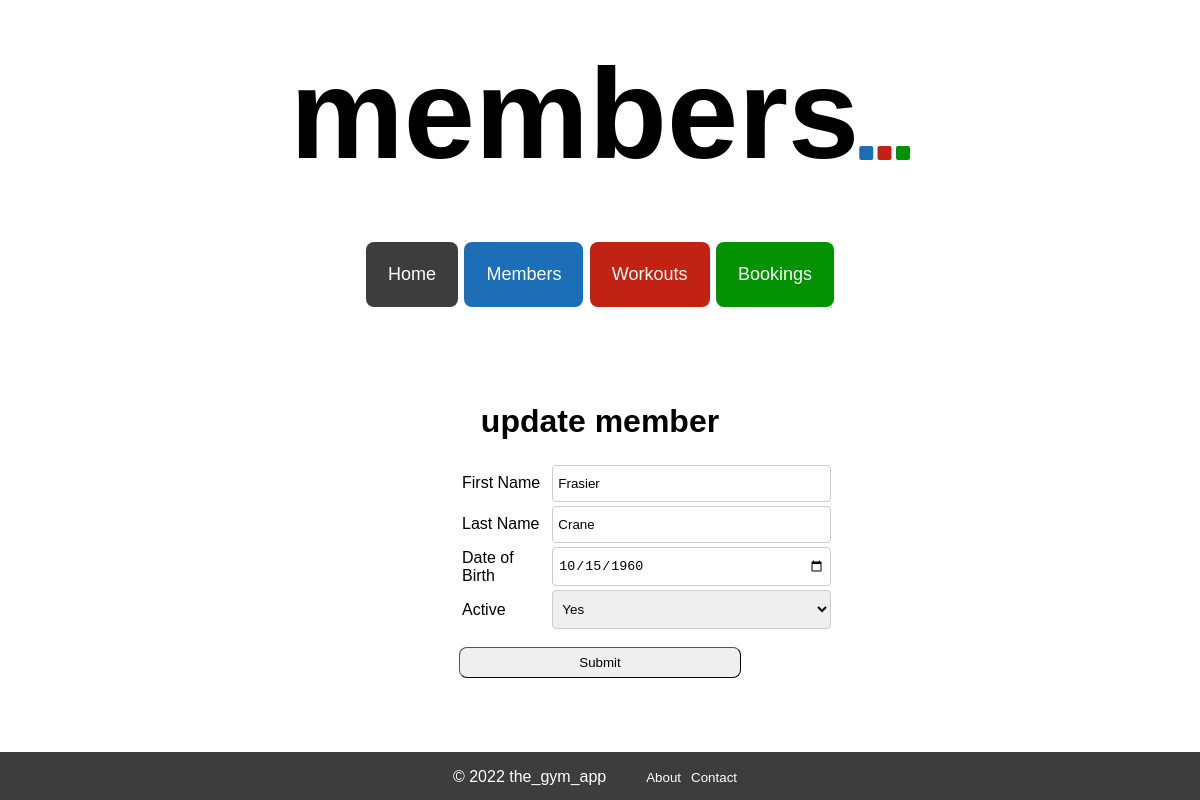
The page /members/1/update on the database as committed earlier.
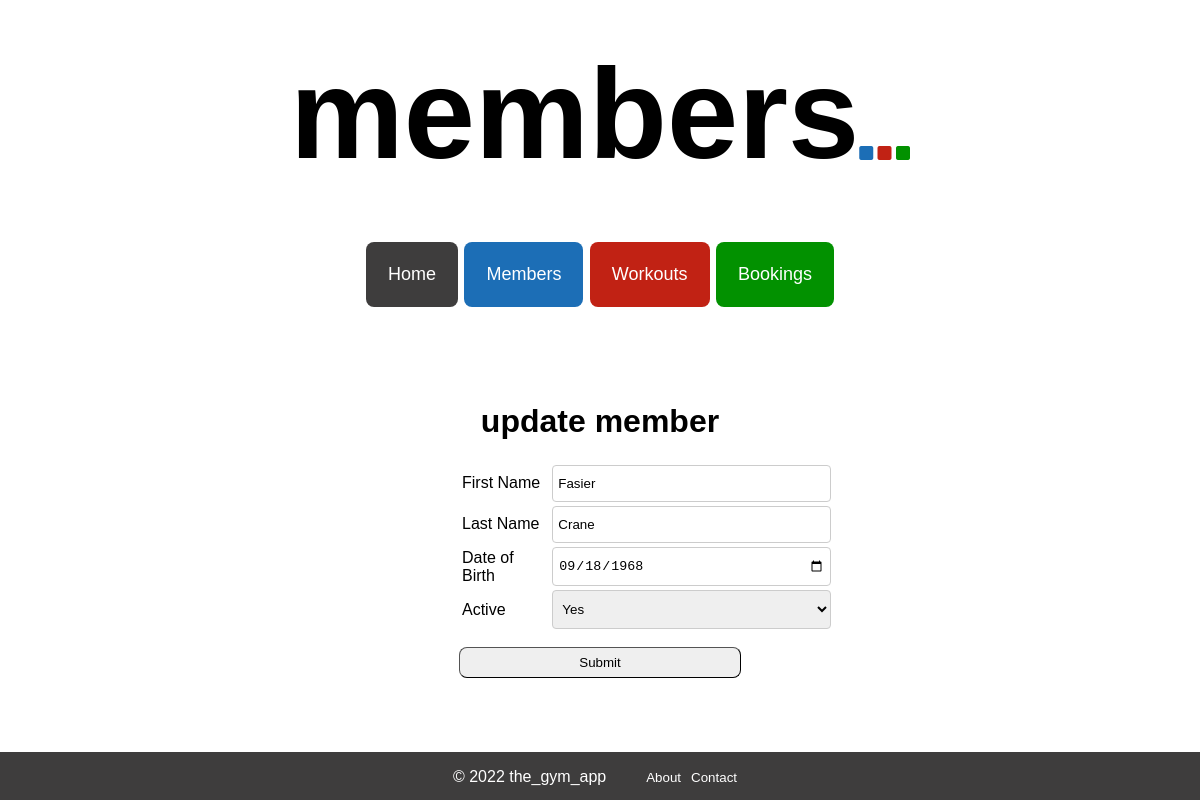
The same page on the database as committed later.
### tables this page shows
CREATE TABLE members (
    id INTEGER PRIMARY KEY AUTOINCREMENT,
    first_name VARCHAR,
    last_name VARCHAR,
    dob DATE,
    active BOOLEAN
);

### controllers/member_controller.py (the view)
@members_blueprint.route("/members/<id>/update")
def edit_member(id):
    route_name = "members"
    member = member_repository.select(id)
    return render_template("/members/edit.html", route_name=route_name, member=member)

### db/run_sql.py (called while the page is built)
def get_db():
    path = os.path.dirname(os.path.abspath(__file__))
    db = os.path.join(path, "gym_db.db")
    conn = sqlite3.connect(db)
    conn.execute("PRAGMA foreign_keys = 1")
    conn.row_factory = sqlite3.Row
    return conn

def run_sql(sql, values = []):
    db = get_db()
    cursor = db.cursor()
    cursor.execute(sql, values)
    results = cursor.fetchall()
    db.commit()
    db.close()
    return results

### repositories/member_repository.py (called while the page is built)
def select(id):
    member = None
    sql = "SELECT * FROM members WHERE id = ?"
    values = [id]
    result = run_sql(sql, values)[0]
    if result is not None:
        active = True if result['active'] == 1 else False
        member = Member(result['first_name'], result['last_name'], result['dob'], active, result['id'])
    return member

### templates/members/edit.html (shortened to what this page needs)
{% extends 'base.html'%}
{% block content %}
<div class="edit_page_container">
    <h1>update member</h1>
    <form class="edit_form" action="/members/{{member.id}}" method="post">
        <table class="edit_table">
            <tr>
                <td>
                    <label class="edit_form_label" for="first_name">First Name</label>
                </td>
                <td>
                    <input class="edit_form_input" type="text" id="first_name" name="first_name"
                        value={{member.first_name}} placeholder={{member.first_name}} required autofocus>
                </td>
            </tr>
            <tr>
                <td>
                    <label class="edit_form_label" for="last_name">Last Name</label>
                </td>
                <td>
                    <input class="edit_form_input" type="text" id="last_name" name="last_name"
                        value={{member.last_name}} placeholder={{member.last_name}} required>
                </td>
            </tr>
            <tr>
                <td>
                    <label class="edit_form_label" for={{member.dob}}>Date of Birth</label>
                </td>
                <td>
                    <input class="edit_form_input" type="date" id="dob" name="dob" value={{member.dob}} required>
                </td>
            </tr>
            <tr>
                <td>
                    <label class="edit_form_label" for={{member.active}}>Active</label>
                </td>
                {% if member.active == True %}
                <td>
                    <select class="edit_form_input" id="active" name="active">
                        <option value={{member.active}}>Yes</option>
                    </select>
                </td>
                {% endif %}
            </tr>
        </table>
        <div>
            <button class="edit_page_button" id="submit_button" type="submit">Submit</button>
        </div>
    </form>
</div>
{% endblock %}

Rows that differ between the two databases and show on the page:
changed members "Crane": first_name "Frasier" → "Fasier"; dob "10/15/1960" → "09/18/1968"
